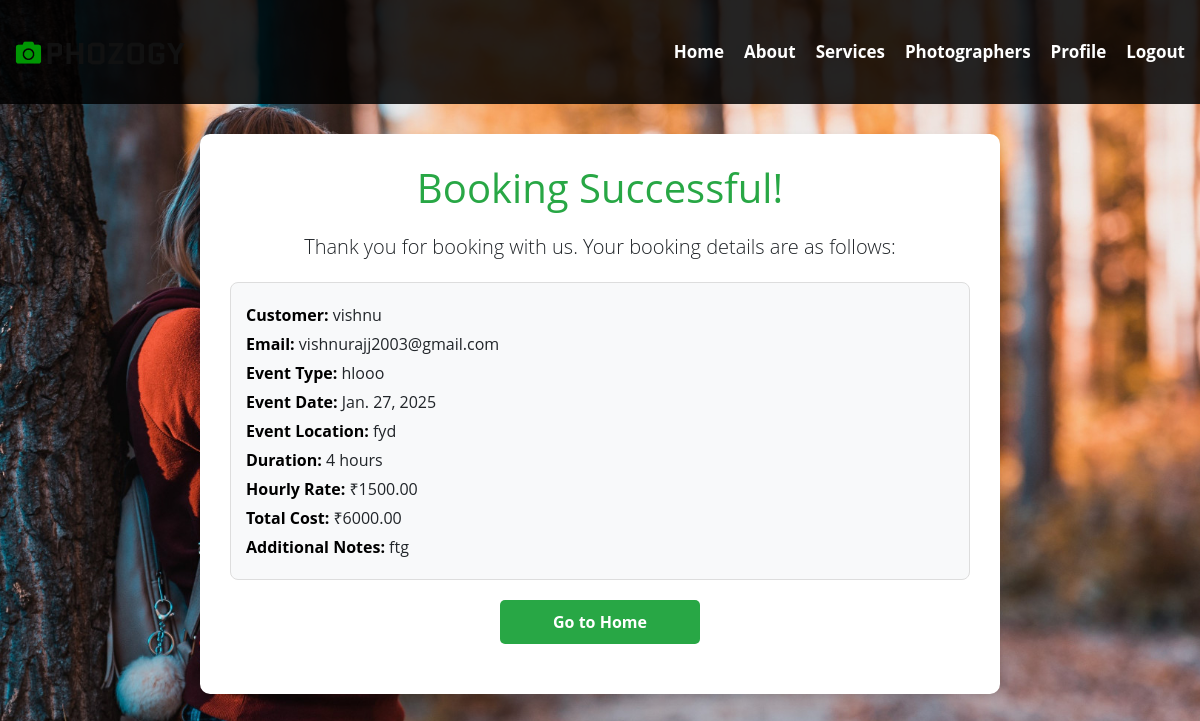
Page /success on the committed database.
### app1/models.py (models this page shows, shortened)
class Booking(models.Model):
    user = models.ForeignKey(user_registration, on_delete=models.CASCADE, related_name='bookings')
    photographer_data = models.ForeignKey(available_Photographer, on_delete=models.CASCADE)
    event_type = models.CharField(max_length=100)
    event_date = models.DateField()
    event_location = models.CharField(max_length=200)
    hours_needed = models.PositiveIntegerField()
    hourly_rate = models.DecimalField(max_digits=10, decimal_places=2)
    total_cost = models.DecimalField(max_digits=10, decimal_places=2)
    additional_notes = models.TextField(blank=True, null=True)
    payment_status = models.CharField(max_length=20, default='pending')
    status = models.CharField(max_length=20, default='pending')
    work_completed = models.BooleanField(default=False)
    work_completed_at = models.DateTimeField(null=True, blank=True)  # Optional timestamp
    def save(self, *args, **kwargs):
        if not self.total_cost:
            self.total_cost = self.calculate_total_cost()
        super().save(*args, **kwargs)

class user_registration(models.Model):
    fullname = models.CharField(max_length=30)
    email = models.EmailField()
    phonenumber = models.IntegerField()
    username = models.CharField(max_length=30)
    password = models.CharField(max_length=10)             # user registration
    is_accepted = models.BooleanField(default=False)

### app1/views.py (the view)
# urls.py: path('success', views.success, name='success'),
def success(request):
    booking = Booking.objects.last()  # Adjust this to target the correct booking if necessary
    booking.status = 'pending_approval'  # or 'awaiting_admin_approval'
    booking.save()
    return render(request, 'success.html', {
        'booking': booking,
    })

### template/success.html (shortened to what this page needs)
<!DOCTYPE html>
<html lang="en">
<head>
    {% load static %}
    <link rel="stylesheet" href="https://maxcdn.bootstrapcdn.com/bootstrap/4.5.2/css/bootstrap.min.css">
</head>
<body>
 <header class="header-section">
    <div class="container-fluid d-flex align-items-center">
        <div class="logo">
            <a href="./index.html">
                <img src="{% static 'img/logo.png' %}" alt="Logo">
            </a>
        </div>
        <nav class="nav-menu">
            <ul class="d-flex">
                <li><a href="user_dashboard">Home</a></li>
                        <li><a href="about">About</a></li>
                        <li><a href="service">Services</a></li>
                        <li><a href="show_photographer">Photographers</a></li>
                        <li><a href="user_profile/">Profile</a></li>
                        <li><a href="logout">Logout</a></li>
            </ul>
        </nav>
    </div>
</header>
    <div class="container">
        <h1>Booking Successful!</h1>
        <p class="lead text-center">Thank you for booking with us. Your booking details are as follows:</p>
        <div class="details">
            <p><strong>Customer:</strong> {{ booking.user.username }}</p>
            <p><strong>Email:</strong> {{ booking.user.email }}</p>
            <p><strong>Event Type:</strong> {{ booking.event_type }}</p>
            <p><strong>Event Date:</strong> {{ booking.event_date }}</p>
            <p><strong>Event Location:</strong> {{ booking.event_location }}</p>
            <p><strong>Duration:</strong> {{ booking.hours_needed }} hours</p>
            <p><strong>Hourly Rate:</strong> ₹{{ booking.hourly_rate }}</p>
            <p><strong>Total Cost:</strong> ₹{{ booking.total_cost }}</p>
            <p><strong>Additional Notes:</strong> {{ booking.additional_notes }}</p>
        </div>
        <a href="../user_dashboard" class="btn-home">Go to Home</a>
    </div>
</body>
</html>

### rows in the picture
Booking: user.username "vishnu", user.email "vishnurajj2003@gmail.com", event_type "hlooo", event_date "Jan. 27, 2025", event_location "fyd", hours_needed "4", hourly_rate "1500.00", total_cost "6000.00", additional_notes "ftg"
